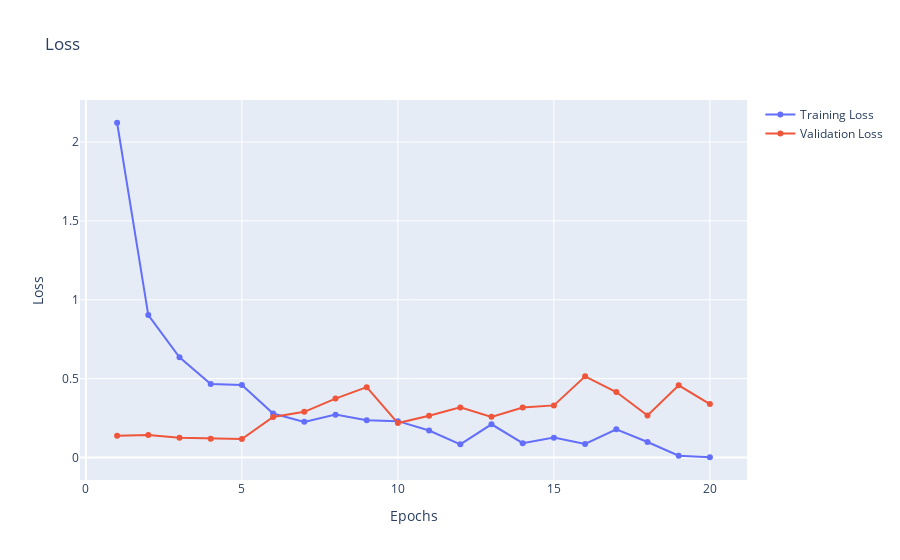

The notebook cell saved with this chart:
### Markdown cell above
#### Visualising Training Results

### Code cell
b_cls_trainer.mm.get_metric_chart("loss")

### Figure 1 — Plotly figure (JSON) as saved in the notebook; plotly's stock layout.template omitted (floating-point values rounded to 4 significant figures)
{"data": [{"mode": "lines+markers", "name": "Training Loss", "text": "", "type": "scatter", "x": [1, 2, 3, 4, 5, 6, 7, 8, 9, 10, 11, 12, 13, 14, 15, 16, 17, 18, 19, 20], "y": [2.122, 0.9033, 0.6357, 0.466, 0.4593, 0.2787, 0.226, 0.2718, 0.2357, 0.2304, 0.1709, 0.0837, 0.2105, 0.09091, 0.1259, 0.08616, 0.1785, 0.09848, 0.01121, 0.001617]}, {"mode": "lines+markers", "name": "Validation Loss", "text": "", "type": "scatter", "x": [1, 2, 3, 4, 5, 6, 7, 8, 9, 10, 11, 12, 13, 14, 15, 16, 17, 18, 19, 20], "y": [0.1374, 0.1424, 0.125, 0.1193, 0.1174, 0.2571, 0.2894, 0.3737, 0.4459, 0.2185, 0.2647, 0.3178, 0.2577, 0.3174, 0.3304, 0.5146, 0.4149, 0.2665, 0.4576, 0.3385]}], "layout": {"title": {"text": "Loss"}, "xaxis": {"title": {"text": "Epochs"}}, "yaxis": {"title": {"text": "Loss"}}}}
